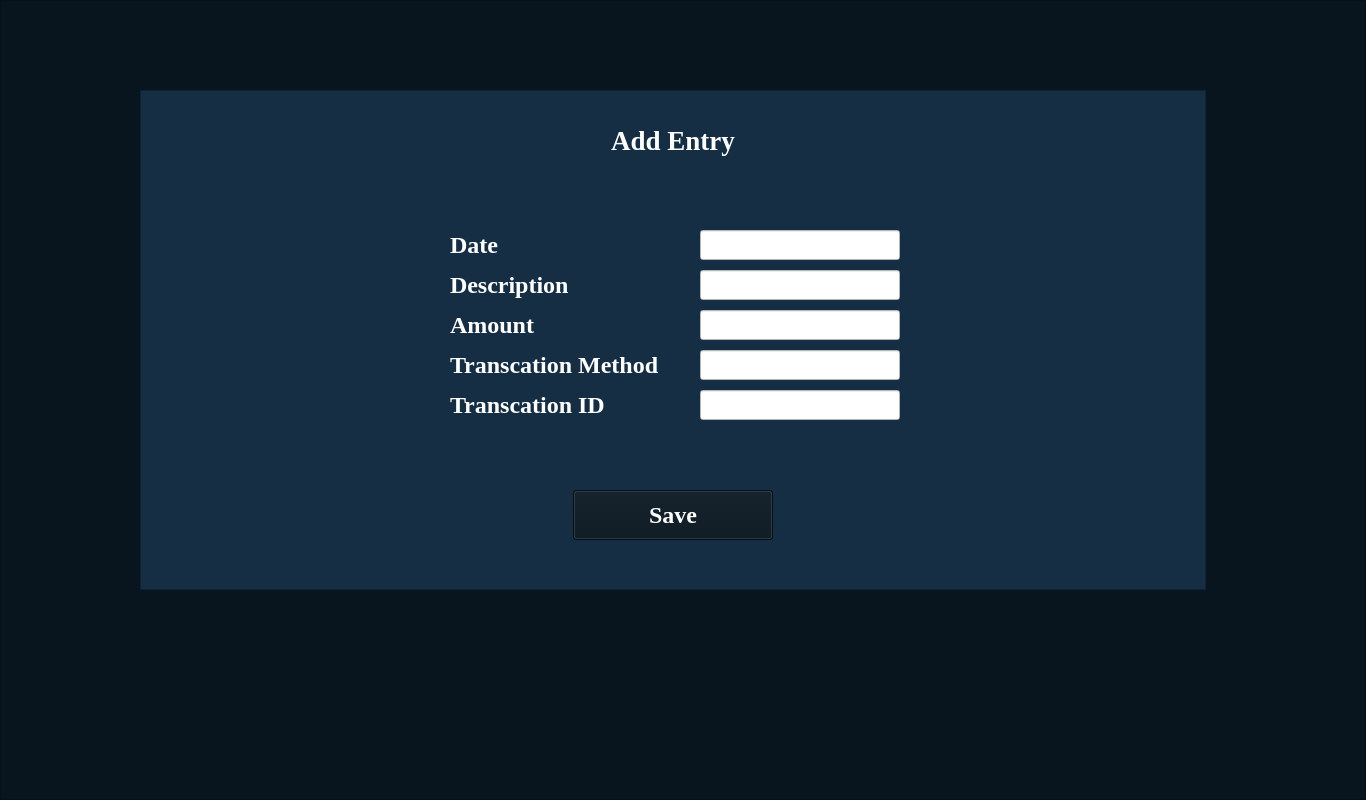
<?xml version="1.0" encoding="UTF-8"?>
<ui version="4.0">
 <class>MainWindow</class>
 <widget class="QMainWindow" name="MainWindow">
  <property name="geometry">
   <rect>
    <x>0</x>
    <y>0</y>
    <width>1366</width>
    <height>800</height>
   </rect>
  </property>
  <property name="windowTitle">
   <string>MainWindow</string>
  </property>
  <widget class="QWidget" name="centralwidget">
   <widget class="QFrame" name="frame">
    <property name="geometry">
     <rect>
      <x>0</x>
      <y>0</y>
      <width>1366</width>
      <height>800</height>
     </rect>
    </property>
    <property name="styleSheet">
     <string notr="true">background-color: rgb(9, 21, 30);</string>
    </property>
    <property name="frameShape">
     <enum>QFrame::StyledPanel</enum>
    </property>
    <property name="frameShadow">
     <enum>QFrame::Raised</enum>
    </property>
    <widget class="QFrame" name="frame_2">
     <property name="geometry">
      <rect>
       <x>140</x>
       <y>90</y>
       <width>1066</width>
       <height>500</height>
      </rect>
     </property>
     <property name="styleSheet">
      <string notr="true">background-color: rgb(21, 46, 67);</string>
     </property>
     <property name="frameShape">
      <enum>QFrame::StyledPanel</enum>
     </property>
     <property name="frameShadow">
      <enum>QFrame::Raised</enum>
     </property>
     <widget class="QLabel" name="label">
      <property name="geometry">
       <rect>
        <x>358</x>
        <y>30</y>
        <width>350</width>
        <height>40</height>
       </rect>
      </property>
      <property name="font">
       <font>
        <family>Times New Roman</family>
        <pointsize>20</pointsize>
        <weight>75</weight>
        <bold>true</bold>
       </font>
      </property>
      <property name="styleSheet">
       <string notr="true">color: rgb(255, 255, 255);</string>
      </property>
      <property name="text">
       <string>Add Entry</string>
      </property>
      <property name="alignment">
       <set>Qt::AlignCenter</set>
      </property>
     </widget>
     <widget class="QLabel" name="label_2">
      <property name="geometry">
       <rect>
        <x>310</x>
        <y>140</y>
        <width>220</width>
        <height>30</height>
       </rect>
      </property>
      <property name="font">
       <font>
        <family>Times New Roman</family>
        <pointsize>18</pointsize>
        <weight>75</weight>
        <bold>true</bold>
       </font>
      </property>
      <property name="styleSheet">
       <string notr="true">color: rgb(255, 255, 255);</string>
      </property>
      <property name="text">
       <string>Date</string>
      </property>
     </widget>
     <widget class="QLineEdit" name="lineEdit">
      <property name="geometry">
       <rect>
        <x>560</x>
        <y>140</y>
        <width>200</width>
        <height>30</height>
       </rect>
      </property>
      <property name="font">
       <font>
        <family>Times New Roman</family>
        <pointsize>16</pointsize>
       </font>
      </property>
      <property name="styleSheet">
       <string notr="true">background-color: rgb(255, 255, 255);</string>
      </property>
     </widget>
     <widget class="QLineEdit" name="lineEdit_2">
      <property name="geometry">
       <rect>
        <x>560</x>
        <y>180</y>
        <width>200</width>
        <height>30</height>
       </rect>
      </property>
      <property name="font">
       <font>
        <family>Times New Roman</family>
        <pointsize>16</pointsize>
       </font>
      </property>
      <property name="styleSheet">
       <string notr="true">background-color: rgb(255, 255, 255);</string>
      </property>
     </widget>
     <widget class="QLineEdit" name="lineEdit_3">
      <property name="geometry">
       <rect>
        <x>560</x>
        <y>220</y>
        <width>200</width>
        <height>30</height>
       </rect>
      </property>
      <property name="font">
       <font>
        <family>Times New Roman</family>
        <pointsize>16</pointsize>
       </font>
      </property>
      <property name="styleSheet">
       <string notr="true">background-color: rgb(255, 255, 255);</string>
      </property>
     </widget>
     <widget class="QLineEdit" name="lineEdit_4">
      <property name="geometry">
       <rect>
        <x>560</x>
        <y>260</y>
        <width>200</width>
        <height>30</height>
       </rect>
      </property>
      <property name="font">
       <font>
        <family>Times New Roman</family>
        <pointsize>16</pointsize>
       </font>
      </property>
      <property name="styleSheet">
       <string notr="true">background-color: rgb(255, 255, 255);</string>
      </property>
     </widget>
     <widget class="QLabel" name="label_3">
      <property name="geometry">
       <rect>
        <x>310</x>
        <y>180</y>
        <width>200</width>
        <height>30</height>
       </rect>
      </property>
      <property name="font">
       <font>
        <family>Times New Roman</family>
        <pointsize>18</pointsize>
        <weight>75</weight>
        <bold>true</bold>
       </font>
      </property>
      <property name="styleSheet">
       <string notr="true">color: rgb(255, 255, 255);</string>
      </property>
      <property name="text">
       <string>Description</string>
      </property>
     </widget>
     <widget class="QLabel" name="label_4">
      <property name="geometry">
       <rect>
        <x>310</x>
        <y>300</y>
        <width>200</width>
        <height>30</height>
       </rect>
      </property>
      <property name="font">
       <font>
        <family>Times New Roman</family>
        <pointsize>18</pointsize>
        <weight>75</weight>
        <bold>true</bold>
       </font>
      </property>
      <property name="styleSheet">
       <string notr="true">color: rgb(255, 255, 255);</string>
      </property>
      <property name="text">
       <string>Transcation ID</string>
      </property>
     </widget>
     <widget class="QLabel" name="label_5">
      <property name="geometry">
       <rect>
        <x>310</x>
        <y>260</y>
        <width>221</width>
        <height>30</height>
       </rect>
      </property>
      <property name="font">
       <font>
        <family>Times New Roman</family>
        <pointsize>18</pointsize>
        <weight>75</weight>
        <bold>true</bold>
       </font>
      </property>
      <property name="styleSheet">
       <string notr="true">color: rgb(255, 255, 255);</string>
      </property>
      <property name="text">
       <string>Transcation Method</string>
      </property>
     </widget>
     <widget class="QLabel" name="label_6">
      <property name="geometry">
       <rect>
        <x>310</x>
        <y>220</y>
        <width>200</width>
        <height>30</height>
       </rect>
      </property>
      <property name="font">
       <font>
        <family>Times New Roman</family>
        <pointsize>18</pointsize>
        <weight>75</weight>
        <bold>true</bold>
       </font>
      </property>
      <property name="styleSheet">
       <string notr="true">color: rgb(255, 255, 255);</string>
      </property>
      <property name="text">
       <string>Amount</string>
      </property>
     </widget>
     <widget class="QLineEdit" name="lineEdit_5">
      <property name="geometry">
       <rect>
        <x>560</x>
        <y>300</y>
        <width>200</width>
        <height>30</height>
       </rect>
      </property>
      <property name="font">
       <font>
        <family>Times New Roman</family>
        <pointsize>16</pointsize>
       </font>
      </property>
      <property name="styleSheet">
       <string notr="true">background-color: rgb(255, 255, 255);</string>
      </property>
     </widget>
     <widget class="QPushButton" name="pushButton">
      <property name="geometry">
       <rect>
        <x>433</x>
        <y>400</y>
        <width>200</width>
        <height>50</height>
       </rect>
      </property>
      <property name="font">
       <font>
        <family>Times New Roman</family>
        <pointsize>18</pointsize>
        <weight>75</weight>
        <bold>true</bold>
       </font>
      </property>
      <property name="styleSheet">
       <string notr="true">background-color: rgb(9, 21, 30);
color: rgb(255, 255, 255);</string>
      </property>
      <property name="text">
       <string>Save</string>
      </property>
     </widget>
    </widget>
   </widget>
  </widget>
 </widget>
 <resources/>
 <connections/>
</ui>
